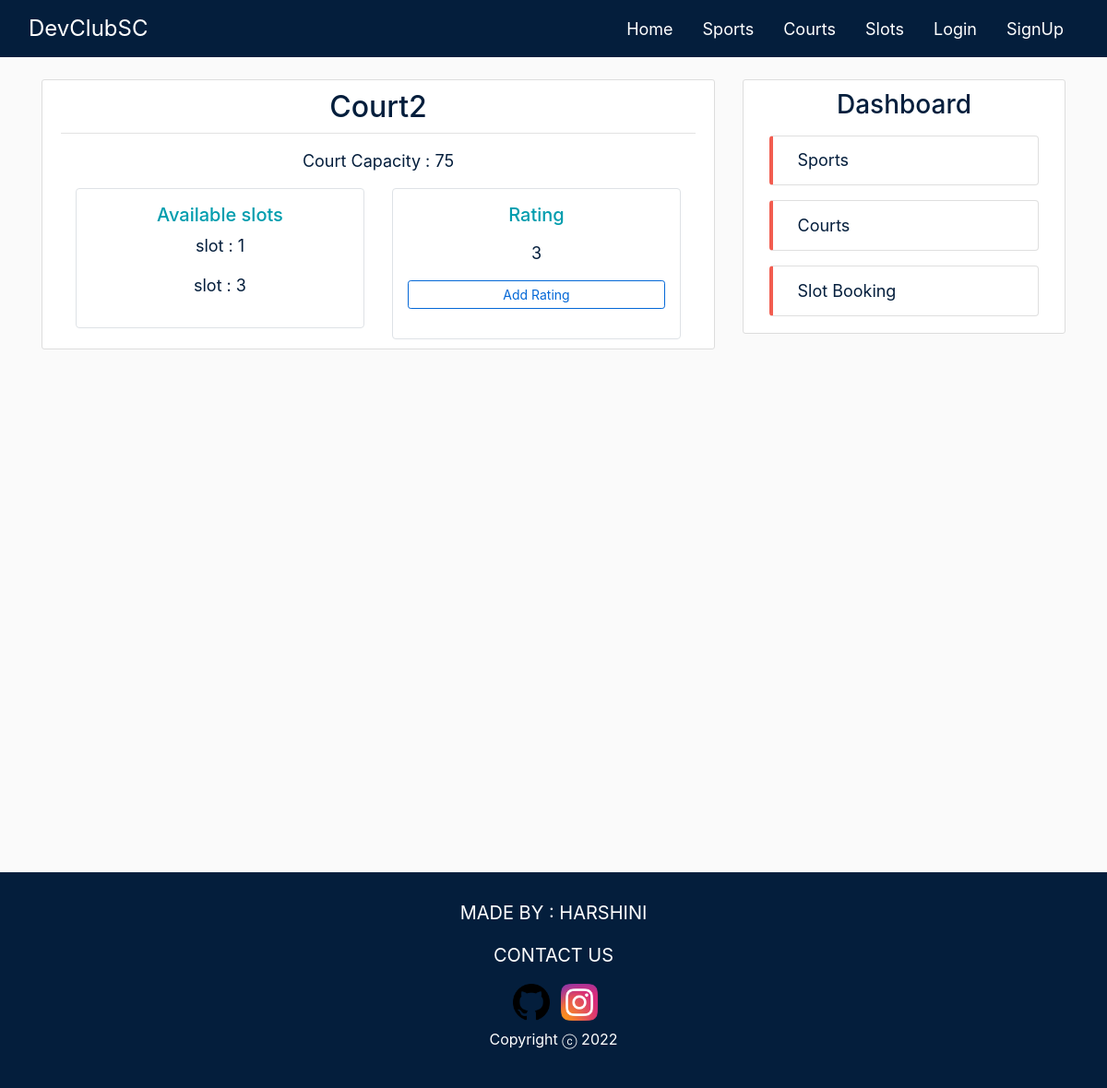
Screenshot of /courts/2/ with the database file from the repository.
### courts/models.py (models this page shows, shortened)
class Court(models.Model):
    name = models.CharField(max_length=100)
    capacity = models.IntegerField()

### sports/models.py (models this page shows, shortened)
class Slot(models.Model):
    sport = models.ForeignKey(Sport,on_delete=models.CASCADE,default='')
    court = models.ForeignKey(Court,on_delete=models.CASCADE,default='')
    date = models.DateField()
    start_time = models.TimeField()
    end_time = models.TimeField()

### users/models.py (models this page shows, shortened)
class Rating(models.Model):
    member = models.ForeignKey(Member, on_delete=models.CASCADE)
    court = models.ForeignKey(Court, on_delete=models.CASCADE)
    rating = models.IntegerField(
        validators=[MaxValueValidator(5), MinValueValidator(1)]
    )

### courts/views.py (the view)
# urls.py: path('courts/<int:pk>/', CourtDetailView.as_view(), name='courts-detail'),
class CourtDetailView(DetailView):
    model = Court
    context_object_name = 'court'
    extra_context = {'staffs': Staff.objects.all(), 'slots': Slot.objects.all(), 'ratings': Rating.objects.all()}

### courts/templates/courts/court_detail.html (shortened to what this page needs)
{% extends 'sports/base.html' %}
{% block content %}
    <article class="media content-section">
        <div class="media-body">
        <div class="article-metadata">
            <h2 class="article-title sport-detail-title">{{court.name}}</h2>
        </div>
        <p class="article-content centre-text small-text mt-3">Court Capacity : {{ court.capacity }}</p>
        <div class="row">
          <div class="col-md-6">
            <div class=' border rounded ml-3 py-3'>
              <h5 class="centre-text side-header mb-2">Available slots</h5>
              {% for slot in slots %}
                  {% if slot.court == court %}
                      <p class='centre-text'><a class="small-text small-a" href="{% url 'slots-detail' slot.id %}">slot : {{ slot.id }}</a></p>
                  {% endif %}
              {% endfor %}
            </div>
          </div>
          <div class="col-md-6">
            <div class=' border rounded mr-3 py-3'>
              <h5 class="centre-text side-header mb-2">Rating</h5>
              {% for rating in ratings %}
                  {% if rating.court == court %}
                      <p class="article-content centre-text small-text mt-3">{{ rating.rating }}</p>
                  {% endif %}
              {% endfor %}
                <div class='m-3'>
                  <a
                      class="btn btn-outline btn-block btn-sm "
                      href="#"
                      >Add Rating</a
                  >
                </div>
            </div>
          </div>
        </div>
        </div>
    </article>
{% endblock content %}

### sports/static/sports/main.css (style rules this page uses)
body { background: #fafafa; color: #444444; padding-top: 62px; }
h1, h2, h3, h4, h5, h6 { color: #444444; }
.content-section { background: #ffffff; padding: 10px 20px; border: 1px solid #dddddd; border-radius: 3px; margin-bottom: 20px; }
.article-title { color: #041e3c; }
.article-content { white-space: pre-line; }
.article-metadata { padding-bottom: 1px; margin-bottom: 4px; border-bottom: 1px solid #e3e3e3; text-align: center; }
.btn { color:#0468d7 !important; border-color: #0468d7; }
.centre-text { text-align: center; }
.sport-detail-title { color: #041e3c; }
.side-header { color: #009DAE; }
.small-text { font-size: 18px; color: #041e3c; }

### rows the page displays
Court: name "Court2", capacity "75"
Slot: id "1"
Slot: id "3"
Rating: rating "3"
